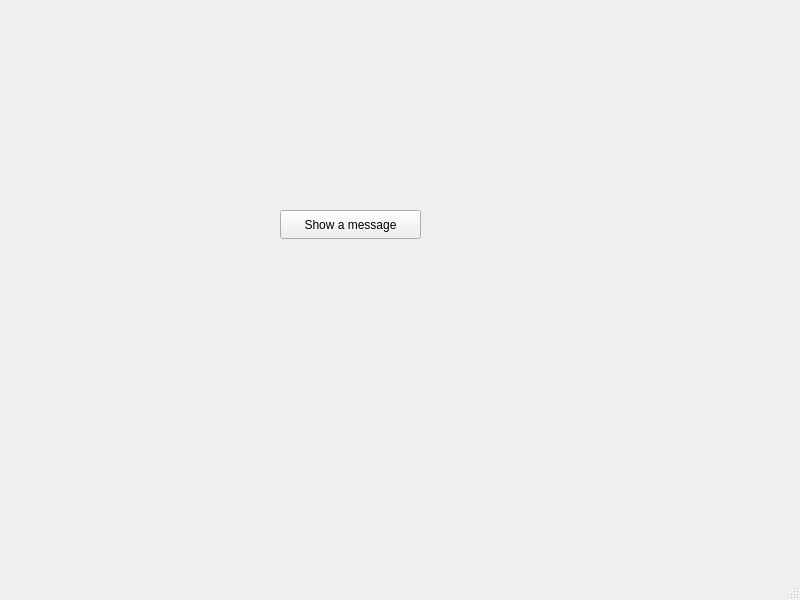
<?xml version="1.0" encoding="UTF-8"?>
<ui version="4.0">
 <class>MainWindow</class>
 <widget class="QMainWindow" name="MainWindow">
  <property name="geometry">
   <rect>
    <x>0</x>
    <y>0</y>
    <width>800</width>
    <height>600</height>
   </rect>
  </property>
  <property name="windowTitle">
   <string>MainWindow</string>
  </property>
  <widget class="QWidget" name="centralwidget">
   <widget class="QPushButton" name="pushButton">
    <property name="geometry">
     <rect>
      <x>280</x>
      <y>210</y>
      <width>141</width>
      <height>29</height>
     </rect>
    </property>
    <property name="text">
     <string>Show a message</string>
    </property>
   </widget>
  </widget>
  <widget class="QMenuBar" name="menubar">
   <property name="geometry">
    <rect>
     <x>0</x>
     <y>0</y>
     <width>800</width>
     <height>25</height>
    </rect>
   </property>
  </widget>
  <widget class="QStatusBar" name="statusbar"/>
 </widget>
 <resources/>
 <connections/>
</ui>
